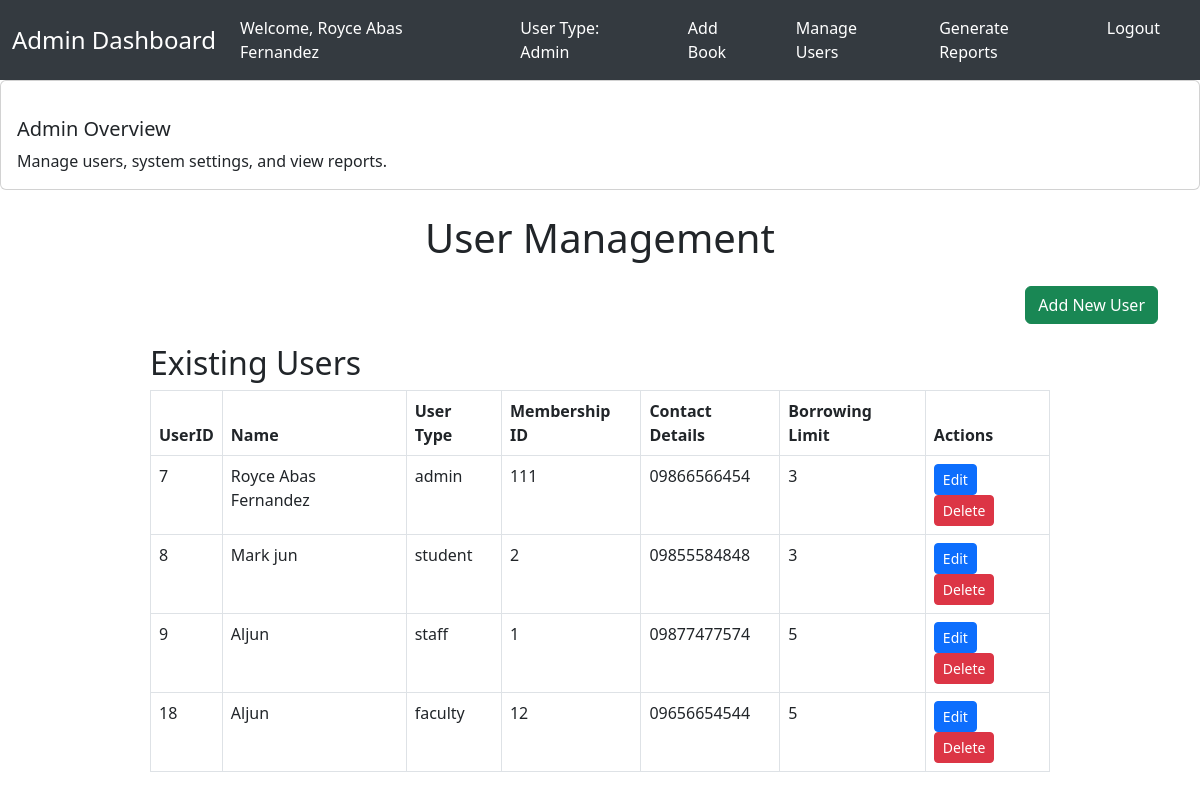
The app's page /user_management.php (signed in), older data.
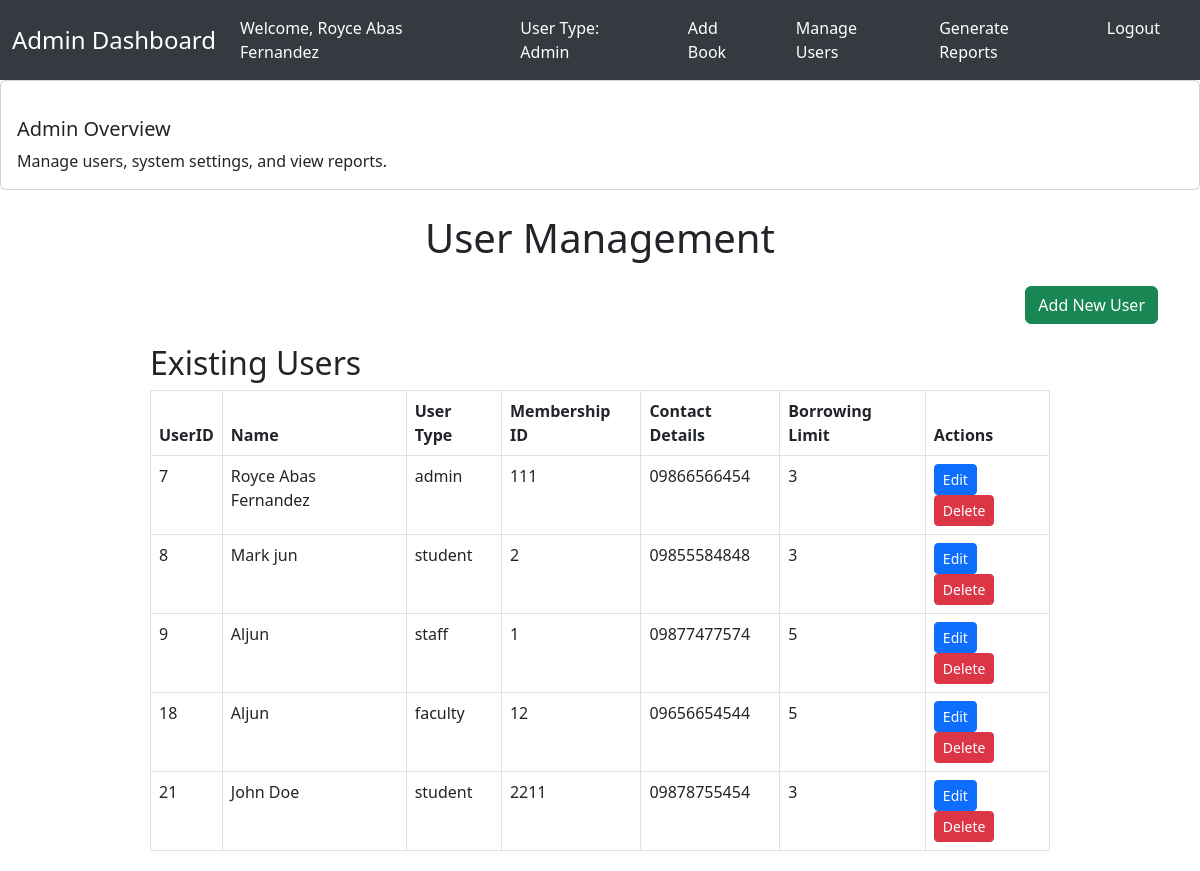
The same page, newer data.
### tables this page shows
CREATE TABLE `users` (
  `UserID` int(11) NOT NULL,
  `Name` varchar(100) DEFAULT NULL,
  `UserType` enum('student','faculty','admin','staff') NOT NULL,
  `MembershipID` varchar(50) NOT NULL,
  `ContactDetails` text DEFAULT NULL,
  `Password` varchar(255) DEFAULT NULL,
  `BorrowingLimit` int(11) DEFAULT NULL
);

### user_management.php (the view, shortened to what this page needs)
<?php
include 'db.php';
include 'navigation.php';
$users = $conn->query("SELECT * FROM Users");
?>
<!DOCTYPE html>
<html lang="en">
<head>
    <link href="https://cdn.jsdelivr.net/npm/bootstrap@5.3.0/dist/css/bootstrap.min.css" rel="stylesheet">
</head>
<body>
    <div class="container">
        <h1 class="text-center my-4">User Management</h1>
        <div class="text-end mb-3">
            <button class="btn btn-success" data-bs-toggle="modal" data-bs-target="#addUserModal">Add New User</button>
        </div>
        <div class="table-container">
            <h2>Existing Users</h2>
            <table class="table table-bordered">
                <thead>
                    <tr>
                        <th>UserID</th>
                        <th>Name</th>
                        <th>User Type</th>
                        <th>Membership ID</th>
                        <th>Contact Details</th>
                        <th>Borrowing Limit</th>
                        <th>Actions</th>
                    </tr>
                </thead>
                <tbody>
                    <?php while ($user = $users->fetch_assoc()): ?>
                    <tr>
                        <td><?php echo $user['UserID']; ?></td>
                        <td><?php echo htmlspecialchars($user['Name']); ?></td>
                        <td><?php echo htmlspecialchars($user['UserType']); ?></td>
                        <td><?php echo htmlspecialchars($user['MembershipID']); ?></td>
                        <td><?php echo htmlspecialchars($user['ContactDetails']); ?></td>
                        <td><?php echo $user['BorrowingLimit']; ?></td>
                        <td>
                            <button class="btn btn-primary btn-sm" onclick="editUser(<?php echo $user['UserID']; ?>, '<?php echo htmlspecialchars($user['Name']); ?>', '<?php echo htmlspecialchars($user['UserType']); ?>', '<?php echo htmlspecialchars($user['ContactDetails']); ?>', '<?php echo htmlspecialchars($user['MembershipID']); ?>')">Edit</button>
                            <form method="POST" style="display:inline;">
                                <button type="submit" class="btn btn-danger btn-sm">Delete</button>
                            </form>
                        </td>
                    </tr>
                    <?php endwhile; ?>
                </tbody>
            </table>
        </div>
    </div>
</body>
</html>

Row changes from the older to the newer data that the page shows:
added users: UserID "21", Name "John Doe", UserType "student", MembershipID "2211", ContactDetails "09878755454", BorrowingLimit "3"
